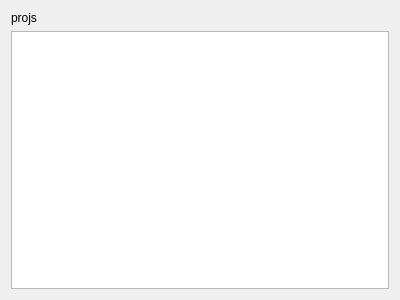
<?xml version="1.0" encoding="UTF-8"?>
<ui version="4.0">
 <class>projects_dialog</class>
 <widget class="QDialog" name="projects_dialog">
  <property name="geometry">
   <rect>
    <x>0</x>
    <y>0</y>
    <width>400</width>
    <height>300</height>
   </rect>
  </property>
  <property name="windowTitle">
   <string>DB Table View</string>
  </property>
  <layout class="QVBoxLayout" name="verticalLayout">
   <item>
    <widget class="QLabel" name="label">
     <property name="text">
      <string>projs</string>
     </property>
    </widget>
   </item>
   <item>
    <widget class="QTableView" name="projs_tableView">
     <property name="editTriggers">
      <set>QAbstractItemView::NoEditTriggers</set>
     </property>
    </widget>
   </item>
  </layout>
 </widget>
 <resources/>
 <connections/>
</ui>
